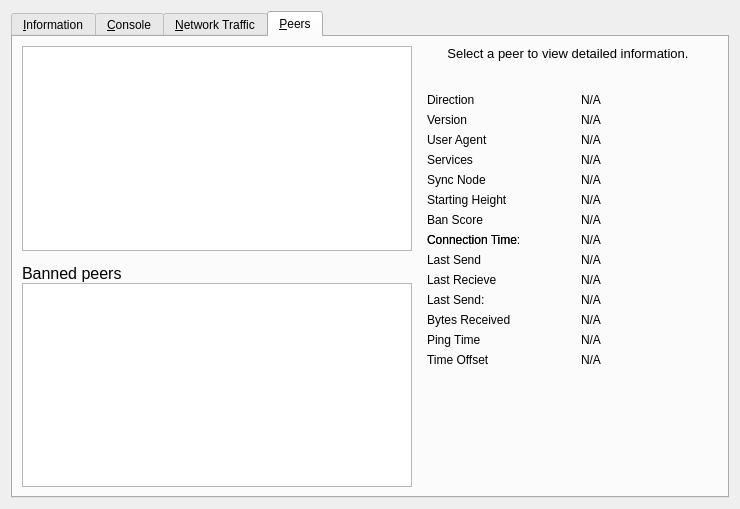
<?xml version="1.0" encoding="UTF-8"?>
<ui version="4.0">
 <class>RPCConsole</class>
 <widget class="QWidget" name="RPCConsole">
  <property name="geometry">
   <rect>
    <x>0</x>
    <y>0</y>
    <width>740</width>
    <height>450</height>
   </rect>
  </property>
  <property name="windowTitle">
   <string>PHC - Debug window</string>
  </property>
  <layout class="QVBoxLayout" name="verticalLayout_2">
   <item>
    <widget class="QTabWidget" name="tabWidget">
     <property name="currentIndex">
      <number>3</number>
     </property>
     <widget class="QWidget" name="tab_info">
      <attribute name="title">
       <string>&amp;Information</string>
      </attribute>
      <layout class="QFormLayout" name="formLayout">

       <item row="0" column="0">
        <widget class="QLabel" name="label_9">
         <property name="font">
          <font>
           <weight>75</weight>
           <bold>true</bold>
          </font>
         </property>
         <property name="text">
          <string>PHC Core</string>
         </property>
        </widget>
       </item>

       <item row="1" column="0">
        <widget class="QLabel" name="label_5">
         <property name="text">
          <string>Client name</string>
         </property>
        </widget>
       </item>
       <item row="1" column="1">
        <widget class="QLabel" name="clientName">
         <property name="cursor">
          <cursorShape>IBeamCursor</cursorShape>
         </property>
         <property name="text">
          <string>N/A</string>
         </property>
         <property name="textFormat">
          <enum>Qt::PlainText</enum>
         </property>
         <property name="textInteractionFlags">
          <set>Qt::LinksAccessibleByMouse|Qt::TextSelectableByKeyboard|Qt::TextSelectableByMouse</set>
         </property>
        </widget>
       </item>

       <item row="2" column="0">
        <widget class="QLabel" name="label_6">
         <property name="text">
          <string>Client version</string>
         </property>
        </widget>
       </item>
       <item row="2" column="1">
        <widget class="QLabel" name="clientVersion">
         <property name="cursor">
          <cursorShape>IBeamCursor</cursorShape>
         </property>
         <property name="text">
          <string>N/A</string>
         </property>
         <property name="textFormat">
          <enum>Qt::PlainText</enum>
         </property>
         <property name="textInteractionFlags">
          <set>Qt::LinksAccessibleByMouse|Qt::TextSelectableByKeyboard|Qt::TextSelectableByMouse</set>
         </property>
        </widget>
       </item>

       <item row="3" column="0">
        <widget class="QLabel" name="label_14">
         <property name="text">
          <string>Using OpenSSL version</string>
         </property>
         <property name="indent">
          <number>10</number>
         </property>
        </widget>
       </item>
       <item row="3" column="1">
        <widget class="QLabel" name="openSSLVersion">
         <property name="cursor">
          <cursorShape>IBeamCursor</cursorShape>
         </property>
         <property name="text">
          <string>N/A</string>
         </property>
         <property name="textFormat">
          <enum>Qt::PlainText</enum>
         </property>
         <property name="textInteractionFlags">
          <set>Qt::LinksAccessibleByMouse|Qt::TextSelectableByKeyboard|Qt::TextSelectableByMouse</set>
         </property>
        </widget>
       </item>

       <item row="4" column="0">
        <widget class="QLabel" name="label_berkeleyDBVersion">
         <property name="text">
          <string>Using BerkeleyDB version</string>
         </property>
         <property name="indent">
          <number>10</number>
         </property>
        </widget>
       </item>
       <item row="4" column="1">
        <widget class="QLabel" name="berkeleyDBVersion">
         <property name="cursor">
          <cursorShape>IBeamCursor</cursorShape>
         </property>
         <property name="text">
          <string>N/A</string>
         </property>
         <property name="textFormat">
          <enum>Qt::PlainText</enum>
         </property>
         <property name="textInteractionFlags">
          <set>Qt::LinksAccessibleByMouse|Qt::TextSelectableByKeyboard|Qt::TextSelectableByMouse</set>
         </property>
        </widget>
       </item>

       <item row="5" column="0">
        <widget class="QLabel" name="label_12">
         <property name="text">
          <string>Build date</string>
         </property>
        </widget>
       </item>
       <item row="5" column="1">
        <widget class="QLabel" name="buildDate">
         <property name="cursor">
          <cursorShape>IBeamCursor</cursorShape>
         </property>
         <property name="text">
          <string>N/A</string>
         </property>
         <property name="textFormat">
          <enum>Qt::PlainText</enum>
         </property>
         <property name="textInteractionFlags">
          <set>Qt::LinksAccessibleByMouse|Qt::TextSelectableByKeyboard|Qt::TextSelectableByMouse</set>
         </property>
        </widget>
       </item>

       <item row="6" column="0">
        <widget class="QLabel" name="label_13">
         <property name="text">
          <string>Startup time</string>
         </property>
        </widget>
       </item>
       <item row="6" column="1">
        <widget class="QLabel" name="startupTime">
         <property name="cursor">
          <cursorShape>IBeamCursor</cursorShape>
         </property>
         <property name="text">
          <string>N/A</string>
         </property>
         <property name="textFormat">
          <enum>Qt::PlainText</enum>
         </property>
         <property name="textInteractionFlags">
          <set>Qt::LinksAccessibleByMouse|Qt::TextSelectableByKeyboard|Qt::TextSelectableByMouse</set>
         </property>
        </widget>
       </item>

       <item row="7" column="0">
        <widget class="QLabel" name="label_11">
         <property name="font">
          <font>
           <weight>75</weight>
           <bold>true</bold>
          </font>
         </property>
         <property name="text">
          <string>Network</string>
         </property>
        </widget>
       </item>

       <item row="8" column="0">
        <widget class="QLabel" name="label_7">
         <property name="text">
          <string>Number of connections</string>
         </property>
        </widget>
       </item>
       <item row="8" column="1">
        <widget class="QLabel" name="numberOfConnections">
         <property name="cursor">
          <cursorShape>IBeamCursor</cursorShape>
         </property>
         <property name="text">
          <string>N/A</string>
         </property>
         <property name="textFormat">
          <enum>Qt::PlainText</enum>
         </property>
         <property name="textInteractionFlags">
          <set>Qt::LinksAccessibleByMouse|Qt::TextSelectableByKeyboard|Qt::TextSelectableByMouse</set>
         </property>
        </widget>
       </item>

       <item row="9" column="0">
        <widget class="QLabel" name="label_15">
         <property name="text">
          <string>Number of masternodes</string>
         </property>
        </widget>
       </item>
       <item row="9" column="1">
        <widget class="QLabel" name="masternodeCount">
         <property name="cursor">
          <cursorShape>IBeamCursor</cursorShape>
         </property>
         <property name="text">
          <string>N/A</string>
         </property>
         <property name="textFormat">
          <enum>Qt::PlainText</enum>
         </property>
         <property name="textInteractionFlags">
          <set>Qt::LinksAccessibleByMouse|Qt::TextSelectableByKeyboard|Qt::TextSelectableByMouse</set>
         </property>
        </widget>
       </item>

       <item row="10" column="0">
        <widget class="QLabel" name="label_8">
         <property name="text">
          <string>On testnet</string>
         </property>
        </widget>
       </item>
       <item row="10" column="1">
        <widget class="QCheckBox" name="isTestNet">
         <property name="enabled">
          <bool>false</bool>
         </property>
         <property name="text">
          <string/>
         </property>
        </widget>
       </item>

       <item row="11" column="0">
        <widget class="QLabel" name="label_10">
         <property name="font">
          <font>
           <weight>75</weight>
           <bold>true</bold>
          </font>
         </property>
         <property name="text">
          <string>Block chain</string>
         </property>
        </widget>
       </item>

       <item row="12" column="0">
        <widget class="QLabel" name="label_3">
         <property name="text">
          <string>Current number of blocks</string>
         </property>
        </widget>
       </item>
       <item row="12" column="1">
        <widget class="QLabel" name="numberOfBlocks">
         <property name="cursor">
          <cursorShape>IBeamCursor</cursorShape>
         </property>
         <property name="text">
          <string>N/A</string>
         </property>
         <property name="textFormat">
          <enum>Qt::PlainText</enum>
         </property>
         <property name="textInteractionFlags">
          <set>Qt::LinksAccessibleByMouse|Qt::TextSelectableByKeyboard|Qt::TextSelectableByMouse</set>
         </property>
        </widget>
       </item>

       <item row="13" column="0">
        <widget class="QLabel" name="label_2">
         <property name="text">
          <string>Last block time</string>
         </property>
        </widget>
       </item>
       <item row="13" column="1">
        <widget class="QLabel" name="lastBlockTime">
         <property name="cursor">
          <cursorShape>IBeamCursor</cursorShape>
         </property>
         <property name="text">
          <string>N/A</string>
         </property>
         <property name="textFormat">
          <enum>Qt::PlainText</enum>
         </property>
         <property name="textInteractionFlags">
          <set>Qt::LinksAccessibleByMouse|Qt::TextSelectableByKeyboard|Qt::TextSelectableByMouse</set>
         </property>
        </widget>
       </item>

       <item row="14" column="0">
        <spacer name="verticalSpacer_2">
         <property name="orientation">
          <enum>Qt::Vertical</enum>
         </property>
         <property name="sizeHint" stdset="0">
          <size>
           <width>20</width>
           <height>10</height>
          </size>
         </property>
        </spacer>
       </item>

       <item row="15" column="0">
        <widget class="QLabel" name="labelDebugLogfile">
         <property name="font">
          <font>
           <weight>75</weight>
           <bold>true</bold>
          </font>
         </property>
         <property name="text">
          <string>Troubleshooting</string>
         </property>
        </widget>
       </item>

       <item row="16" column="0">
        <widget class="QPushButton" name="openDebugLogfileButton">
         <property name="toolTip">
          <string>Open the PHC debug log file from the current data directory. This can take a few seconds for large log files.</string>
         </property>
         <property name="text">
          <string>&amp;Debug.log</string>
         </property>
         <property name="autoDefault">
          <bool>false</bool>
         </property>
        </widget>
       </item>

      <item row="17" column="0">
        <widget class="QPushButton" name="openConfigfileButton">
         <property name="toolTip">
          <string>Open the PHC config file from the current data directory. This can take a few seconds for large log files.</string>
         </property>
         <property name="text">
          <string>&amp;PHC.conf</string>
         </property>
         <property name="autoDefault">
          <bool>false</bool>
         </property>
        </widget>
       </item>

        <item row="18" column="0">
        <widget class="QPushButton" name="openMNConfigfileButton">
         <property name="toolTip">
          <string>Open the Masternode config file from the current data directory. This can take a few seconds for large log files.</string>
         </property>
         <property name="text">
          <string>&amp;Masternode.conf</string>
         </property>
         <property name="autoDefault">
          <bool>false</bool>
         </property>
        </widget>
       </item>

       <item row="19" column="0">
        <widget class="QLabel" name="labelCLOptions">
         <property name="font">
          <font>
           <weight>75</weight>
           <bold>true</bold>
          </font>
         </property>
         <property name="text">
          <string>Command-line options</string>
         </property>
        </widget>
       </item>

       <item row="20" column="0">
        <widget class="QPushButton" name="showCLOptionsButton">
         <property name="toolTip">
          <string>Show the PHC-Qt help message to get a list with possible PHC command-line options.</string>
         </property>
         <property name="text">
          <string>&amp;Show</string>
         </property>
         <property name="autoDefault">
          <bool>false</bool>
         </property>
        </widget>
       </item>

       <item row="21" column="0">
        <spacer name="verticalSpacer">
         <property name="orientation">
          <enum>Qt::Vertical</enum>
         </property>
         <property name="sizeHint" stdset="0">
          <size>
           <width>20</width>
           <height>20</height>
          </size>
         </property>
        </spacer>
       </item>
      </layout>
     </widget>

     <widget class="QWidget" name="tab_console">
      <attribute name="title">
       <string>&amp;Console</string>
      </attribute>
      <layout class="QGridLayout" name="gridLayout">

       <item row="0" column="0">
        <widget class="QTextEdit" name="messagesWidget">
         <property name="minimumSize">
          <size>
           <width>0</width>
           <height>100</height>
          </size>
         </property>
         <property name="readOnly">
          <bool>true</bool>
         </property>
         <property name="tabKeyNavigation" stdset="0">
          <bool>false</bool>
         </property>
         <property name="columnCount" stdset="0">
          <number>2</number>
         </property>
        </widget>
       </item>

       <item row="1" column="0">
        <layout class="QHBoxLayout" name="horizontalLayout">
         <property name="spacing">
          <number>3</number>
         </property>
         <item>
          <widget class="QPushButton" name="copyButton">
           <property name="maximumSize">
            <size>
             <width>24</width>
             <height>24</height>
            </size>
           </property>
           <property name="toolTip">
            <string>Copy to clipboard</string>
           </property>
           <property name="text">
            <string/>
           </property>
           <property name="icon">
            <iconset resource="../bitcoin.qrc">
             <normaloff>:/icons/editcopy</normaloff>:/icons/editcopy</iconset>
           </property>
           <property name="shortcut">
            <string notr="true">Ctrl+L</string>
           </property>
           <property name="autoDefault">
            <bool>false</bool>
           </property>
          </widget>
         </item>

         <item>
          <widget class="QLabel" name="label">
           <property name="text">
            <string notr="true">&gt;</string>
           </property>
          </widget>
         </item>
         <item>
          <widget class="QLineEdit" name="lineEdit"/>
         </item>
         
         <item>
          <widget class="QToolButton" name="pasteButton">
           <property name="sizePolicy">
            <sizepolicy hsizetype="Minimum" vsizetype="Fixed">
             <horstretch>0</horstretch>
             <verstretch>0</verstretch>
            </sizepolicy>
           </property>
           <property name="minimumSize">
            <size>
             <width>24</width>
             <height>24</height>
            </size>
           </property>
           <property name="maximumSize">
            <size>
             <width>24</width>
             <height>24</height>
            </size>
           </property>
           <property name="toolTip">
            <string>Paste from clipboard</string>
           </property>
           <property name="text">
            <string/>
           </property>
           <property name="icon">
            <iconset resource="../bitcoin.qrc">
             <normaloff>:/icons/editpaste</normaloff>:/icons/editpaste</iconset>
           </property>
           <property name="shortcut">
            <string>Alt+P</string>
           </property>
          </widget>
         </item>
        </layout>
       </item>
      </layout>
     </widget>
     <widget class="QWidget" name="tab_nettraffic">
      <attribute name="title">
       <string>&amp;Network Traffic</string>
      </attribute>
      <layout class="QHBoxLayout" name="horizontalLayout_3">
       <item>
        <layout class="QVBoxLayout" name="verticalLayout_4">
         <item>
          <widget class="TrafficGraphWidget" name="trafficGraph" native="true">
           <property name="sizePolicy">
            <sizepolicy hsizetype="Expanding" vsizetype="Expanding">
             <horstretch>0</horstretch>
             <verstretch>0</verstretch>
            </sizepolicy>
           </property>
          </widget>
         </item>
         <item>
          <layout class="QHBoxLayout" name="horizontalLayout_2">
           <item>
            <widget class="QSlider" name="sldGraphRange">
             <property name="minimum">
              <number>1</number>
             </property>
             <property name="maximum">
              <number>288</number>
             </property>
             <property name="pageStep">
              <number>12</number>
             </property>
             <property name="value">
              <number>6</number>
             </property>
             <property name="orientation">
              <enum>Qt::Horizontal</enum>
             </property>
            </widget>
           </item>
           <item>
            <widget class="QLabel" name="lblGraphRange">
             <property name="minimumSize">
              <size>
               <width>100</width>
               <height>0</height>
              </size>
             </property>
             <property name="alignment">
              <set>Qt::AlignCenter</set>
             </property>
            </widget>
           </item>
           <item>
            <widget class="QPushButton" name="btnClearTrafficGraph">
             <property name="text">
              <string>&amp;Clear</string>
             </property>
            </widget>
           </item>
          </layout>
         </item>
        </layout>
       </item>
       <item>
        <layout class="QVBoxLayout" name="verticalLayout">
         <item>
          <widget class="QGroupBox" name="groupBox">
           <property name="title">
            <string>Totals</string>
           </property>
           <layout class="QVBoxLayout" name="verticalLayout_5">
            <item>
             <layout class="QHBoxLayout" name="horizontalLayout_4">
              <item>
               <widget class="Line" name="line">
                <property name="sizePolicy">
                 <sizepolicy hsizetype="Fixed" vsizetype="Fixed">
                  <horstretch>0</horstretch>
                  <verstretch>0</verstretch>
                 </sizepolicy>
                </property>
                <property name="minimumSize">
                 <size>
                  <width>10</width>
                  <height>0</height>
                 </size>
                </property>
                <property name="palette">
                 <palette>
                  <active>
                   <colorrole role="Light">
                    <brush brushstyle="SolidPattern">
                     <color alpha="255">
                      <red>0</red>
                      <green>255</green>
                      <blue>0</blue>
                     </color>
                    </brush>
                   </colorrole>
                  </active>
                  <inactive>
                   <colorrole role="Light">
                    <brush brushstyle="SolidPattern">
                     <color alpha="255">
                      <red>0</red>
                      <green>255</green>
                      <blue>0</blue>
                     </color>
                    </brush>
                   </colorrole>
                  </inactive>
                  <disabled>
                   <colorrole role="Light">
                    <brush brushstyle="SolidPattern">
                     <color alpha="255">
                      <red>0</red>
                      <green>255</green>
                      <blue>0</blue>
                     </color>
                    </brush>
                   </colorrole>
                  </disabled>
                 </palette>
                </property>
                <property name="orientation">
                 <enum>Qt::Horizontal</enum>
                </property>
               </widget>
              </item>
              <item>
               <widget class="QLabel" name="label_16">
                <property name="text">
                 <string>In:</string>
                </property>
               </widget>
              </item>
              <item>
               <widget class="QLabel" name="lblBytesIn">
                <property name="minimumSize">
                 <size>
                  <width>50</width>
                  <height>0</height>
                 </size>
                </property>
                <property name="alignment">
                 <set>Qt::AlignRight|Qt::AlignTrailing|Qt::AlignVCenter</set>
                </property>
               </widget>
              </item>
             </layout>
            </item>
            <item>
             <layout class="QHBoxLayout" name="horizontalLayout_5">
              <item>
               <widget class="Line" name="line_2">
                <property name="sizePolicy">
                 <sizepolicy hsizetype="Fixed" vsizetype="Fixed">
                  <horstretch>0</horstretch>
                  <verstretch>0</verstretch>
                 </sizepolicy>
                </property>
                <property name="minimumSize">
                 <size>
                  <width>10</width>
                  <height>0</height>
                 </size>
                </property>
                <property name="palette">
                 <palette>
                  <active>
                   <colorrole role="Light">
                    <brush brushstyle="SolidPattern">
                     <color alpha="255">
                      <red>255</red>
                      <green>0</green>
                      <blue>0</blue>
                     </color>
                    </brush>
                   </colorrole>
                  </active>
                  <inactive>
                   <colorrole role="Light">
                    <brush brushstyle="SolidPattern">
                     <color alpha="255">
                      <red>255</red>
                      <green>0</green>
                      <blue>0</blue>
                     </color>
                    </brush>
                   </colorrole>
                  </inactive>
                  <disabled>
                   <colorrole role="Light">
                    <brush brushstyle="SolidPattern">
                     <color alpha="255">
                      <red>255</red>
                      <green>0</green>
                      <blue>0</blue>
                     </color>
                    </brush>
                   </colorrole>
                  </disabled>
                 </palette>
                </property>
                <property name="orientation">
                 <enum>Qt::Horizontal</enum>
                </property>
               </widget>
              </item>
              <item>
               <widget class="QLabel" name="label_17">
                <property name="text">
                 <string>Out:</string>
                </property>
               </widget>
              </item>
              <item>
               <widget class="QLabel" name="lblBytesOut">
                <property name="minimumSize">
                 <size>
                  <width>50</width>
                  <height>0</height>
                 </size>
                </property>
                <property name="alignment">
                 <set>Qt::AlignRight|Qt::AlignTrailing|Qt::AlignVCenter</set>
                </property>
               </widget>
              </item>
             </layout>
            </item>
            <item>
             <spacer name="verticalSpacer_4">
              <property name="orientation">
               <enum>Qt::Vertical</enum>
              </property>
              <property name="sizeHint" stdset="0">
               <size>
                <width>20</width>
                <height>407</height>
               </size>
              </property>
             </spacer>
            </item>
           </layout>
          </widget>
         </item>
        </layout>
       </item>
      </layout>
     </widget>
     <widget class="QWidget" name="tab_peers">
      <attribute name="title">
       <string>&amp;Peers</string>
      </attribute>
      <layout class="QGridLayout" name="gridLayout_2">
       <item row="0" column="0" rowspan="2">
        <layout class="QVBoxLayout" name="verticalLayout_101">
         <property name="spacing">
          <number>0</number>
         </property>
         <item>
          <widget class="QTableView" name="peerWidget">
           <property name="horizontalScrollBarPolicy">
            <enum>Qt::ScrollBarAsNeeded</enum>
           </property>
           <property name="sortingEnabled">
            <bool>true</bool>
           </property>
           <attribute name="horizontalHeaderHighlightSections">
            <bool>false</bool>
           </attribute>
          </widget>
         </item>
         <item>
          <widget class="QLabel" name="banHeading">
           <property name="sizePolicy">
            <sizepolicy hsizetype="Preferred" vsizetype="Minimum">
             <horstretch>0</horstretch>
             <verstretch>0</verstretch>
            </sizepolicy>
           </property>
           <property name="minimumSize">
            <size>
             <width>300</width>
             <height>32</height>
            </size>
           </property>
           <property name="maximumSize">
            <size>
             <width>16777215</width>
             <height>32</height>
            </size>
           </property>
           <property name="font">
            <font>
             <pointsize>12</pointsize>
            </font>
           </property>
           <property name="cursor">
            <cursorShape>IBeamCursor</cursorShape>
           </property>
           <property name="text">
            <string>Banned peers</string>
           </property>
           <property name="alignment">
            <set>Qt::AlignBottom|Qt::AlignLeading|Qt::AlignLeft</set>
           </property>
           <property name="wordWrap">
            <bool>true</bool>
           </property>
           <property name="textInteractionFlags">
            <set>Qt::NoTextInteraction</set>
           </property>
          </widget>
         </item>
         <item>
          <widget class="QTableView" name="banlistWidget">
           <property name="sizePolicy">
            <sizepolicy hsizetype="Expanding" vsizetype="Expanding">
             <horstretch>0</horstretch>
             <verstretch>0</verstretch>
            </sizepolicy>
           </property>
           <property name="horizontalScrollBarPolicy">
            <enum>Qt::ScrollBarAsNeeded</enum>
           </property>
           <property name="sortingEnabled">
            <bool>true</bool>
           </property>
           <attribute name="horizontalHeaderHighlightSections">
            <bool>false</bool>
           </attribute>
          </widget>
         </item>
        </layout>
       </item>
       <item row="0" column="1">
        <widget class="QLabel" name="peerHeading">
         <property name="sizePolicy">
          <sizepolicy hsizetype="Preferred" vsizetype="Minimum">
           <horstretch>0</horstretch>
           <verstretch>0</verstretch>
          </sizepolicy>
         </property>
         <property name="minimumSize">
          <size>
           <width>300</width>
           <height>32</height>
          </size>
         </property>
         <property name="font">
          <font>
           <pointsize>10</pointsize>
          </font>
         </property>
         <property name="cursor">
          <cursorShape>IBeamCursor</cursorShape>
         </property>
         <property name="text">
          <string>Select a peer to view detailed information.</string>
         </property>
         <property name="alignment">
          <set>Qt::AlignHCenter|Qt::AlignTop</set>
         </property>
         <property name="wordWrap">
          <bool>true</bool>
         </property>
         <property name="textInteractionFlags">
          <set>Qt::LinksAccessibleByMouse|Qt::TextSelectableByKeyboard|Qt::TextSelectableByMouse</set>
         </property>
        </widget>
       </item>
       <item row="1" column="1">
        <widget class="QWidget" name="detailWidget" native="true">
         <property name="minimumSize">
          <size>
           <width>300</width>
           <height>0</height>
          </size>
         </property>
         <layout class="QGridLayout" name="gridLayout_3">
          <item row="0" column="0">
           <widget class="QLabel" name="label_23">
            <property name="text">
             <string>Direction</string>
            </property>
           </widget>
          </item>
          <item row="0" column="2">
           <widget class="QLabel" name="peerDirection">
            <property name="cursor">
             <cursorShape>IBeamCursor</cursorShape>
            </property>
            <property name="text">
             <string>N/A</string>
            </property>
            <property name="textFormat">
             <enum>Qt::PlainText</enum>
            </property>
            <property name="textInteractionFlags">
             <set>Qt::LinksAccessibleByMouse|Qt::TextSelectableByKeyboard|Qt::TextSelectableByMouse</set>
            </property>
           </widget>
          </item>
          <item row="1" column="0">
           <widget class="QLabel" name="label_21">
            <property name="text">
             <string>Version</string>
            </property>
           </widget>
          </item>
          <item row="2" column="0">
           <widget class="QLabel" name="label_28">
            <property name="cursor">
             <cursorShape>IBeamCursor</cursorShape>
            </property>
            <property name="text">
             <string>User Agent</string>
            </property>
            <property name="textFormat">
             <enum>Qt::PlainText</enum>
            </property>
            <property name="textInteractionFlags">
             <set>Qt::LinksAccessibleByMouse|Qt::TextSelectableByKeyboard|Qt::TextSelectableByMouse</set>
            </property>
           </widget>
          </item>
          <item row="2" column="2">
           <widget class="QLabel" name="peerSubversion">
            <property name="cursor">
             <cursorShape>IBeamCursor</cursorShape>
            </property>
            <property name="text">
             <string>N/A</string>
            </property>
            <property name="textFormat">
             <enum>Qt::PlainText</enum>
            </property>
            <property name="textInteractionFlags">
             <set>Qt::LinksAccessibleByMouse|Qt::TextSelectableByKeyboard|Qt::TextSelectableByMouse</set>
            </property>
           </widget>
          </item>
          <item row="3" column="0">
           <widget class="QLabel" name="label_4">
            <property name="text">
             <string>Services</string>
            </property>
           </widget>
          </item>
          <item row="3" column="2">
           <widget class="QLabel" name="peerServices">
            <property name="cursor">
             <cursorShape>IBeamCursor</cursorShape>
            </property>
            <property name="text">
             <string>N/A</string>
            </property>
            <property name="textFormat">
             <enum>Qt::PlainText</enum>
            </property>
            <property name="textInteractionFlags">
             <set>Qt::LinksAccessibleByMouse|Qt::TextSelectableByKeyboard|Qt::TextSelectableByMouse</set>
            </property>
           </widget>
          </item>
          <item row="8" column="0">
           <widget class="QLabel" name="label_22">
            <property name="text">
             <string>Connection Time:</string>
            </property>
           </widget>
          </item>
          <item row="4" column="0">
           <widget class="QLabel" name="label_25">
            <property name="text">
             <string>Sync Node</string>
            </property>
           </widget>
          </item>
          <item row="4" column="2">
           <widget class="QLabel" name="peerSyncNode">
            <property name="cursor">
             <cursorShape>IBeamCursor</cursorShape>
            </property>
            <property name="text">
             <string>N/A</string>
            </property>
            <property name="textFormat">
             <enum>Qt::PlainText</enum>
            </property>
            <property name="textInteractionFlags">
             <set>Qt::LinksAccessibleByMouse|Qt::TextSelectableByKeyboard|Qt::TextSelectableByMouse</set>
            </property>
           </widget>
          </item>
          <item row="5" column="0">
           <widget class="QLabel" name="label_29">
            <property name="text">
             <string>Starting Height</string>
            </property>
           </widget>
          </item>
          <item row="5" column="2">
           <widget class="QLabel" name="peerHeight">
            <property name="cursor">
             <cursorShape>IBeamCursor</cursorShape>
            </property>
            <property name="text">
             <string>N/A</string>
            </property>
            <property name="textFormat">
             <enum>Qt::PlainText</enum>
            </property>
            <property name="textInteractionFlags">
             <set>Qt::LinksAccessibleByMouse|Qt::TextSelectableByKeyboard|Qt::TextSelectableByMouse</set>
            </property>
           </widget>
          </item>
          <item row="7" column="0">
           <widget class="QLabel" name="label_24">
            <property name="text">
             <string>Ban Score</string>
            </property>
           </widget>
          </item>
          <item row="7" column="2">
           <widget class="QLabel" name="peerBanScore">
            <property name="cursor">
             <cursorShape>IBeamCursor</cursorShape>
            </property>
            <property name="text">
             <string>N/A</string>
            </property>
            <property name="textFormat">
             <enum>Qt::PlainText</enum>
            </property>
            <property name="textInteractionFlags">
             <set>Qt::LinksAccessibleByMouse|Qt::TextSelectableByKeyboard|Qt::TextSelectableByMouse</set>
            </property>
           </widget>
          </item>
          <item row="8" column="0">
           <widget class="QLabel" name="label_22">
            <property name="text">
             <string>Connection Time</string>
            </property>
           </widget>
          </item>
          <item row="8" column="2">
           <widget class="QLabel" name="peerConnTime">
            <property name="cursor">
             <cursorShape>IBeamCursor</cursorShape>
            </property>
            <property name="text">
             <string>N/A</string>
            </property>
            <property name="textFormat">
             <enum>Qt::PlainText</enum>
            </property>
            <property name="textInteractionFlags">
             <set>Qt::LinksAccessibleByMouse|Qt::TextSelectableByKeyboard|Qt::TextSelectableByMouse</set>
            </property>
           </widget>
          </item>
          <item row="9" column="0">
           <widget class="QLabel" name="label_15">
            <property name="text">
             <string>Last Send</string>
            </property>
           </widget>
          </item>
          <item row="9" column="2">
           <widget class="QLabel" name="peerLastSend">
            <property name="cursor">
             <cursorShape>IBeamCursor</cursorShape>
            </property>
            <property name="text">
             <string>N/A</string>
            </property>
            <property name="textFormat">
             <enum>Qt::PlainText</enum>
            </property>
            <property name="textInteractionFlags">
             <set>Qt::LinksAccessibleByMouse|Qt::TextSelectableByKeyboard|Qt::TextSelectableByMouse</set>
            </property>
           </widget>
          </item>
          <item row="10" column="0">
           <widget class="QLabel" name="label_19">
            <property name="text">
             <string>Last Recieve</string>
            </property>
           </widget>
          </item>
          <item row="10" column="2">
           <widget class="QLabel" name="peerLastRecv">
            <property name="cursor">
             <cursorShape>IBeamCursor</cursorShape>
            </property>
            <property name="text">
             <string>N/A</string>
            </property>
            <property name="textFormat">
             <enum>Qt::PlainText</enum>
            </property>
            <property name="textInteractionFlags">
             <set>Qt::LinksAccessibleByMouse|Qt::TextSelectableByKeyboard|Qt::TextSelectableByMouse</set>
            </property>
           </widget>
          </item>
          <item row="11" column="0">
           <widget class="QLabel" name="label_18">
            <property name="text">
             <string>Last Send:</string>
            </property>
           </widget>
          </item>
          <item row="11" column="2">
           <widget class="QLabel" name="peerBytesSent">
            <property name="cursor">
             <cursorShape>IBeamCursor</cursorShape>
            </property>
            <property name="text">
             <string>N/A</string>
            </property>
            <property name="textFormat">
             <enum>Qt::PlainText</enum>
            </property>
            <property name="textInteractionFlags">
             <set>Qt::LinksAccessibleByMouse|Qt::TextSelectableByKeyboard|Qt::TextSelectableByMouse</set>
            </property>
           </widget>
          </item>
          <item row="12" column="0">
           <widget class="QLabel" name="label_20">
            <property name="text">
             <string>Bytes Received</string>
            </property>
           </widget>
          </item>
          <item row="12" column="2">
           <widget class="QLabel" name="peerBytesRecv">
            <property name="cursor">
             <cursorShape>IBeamCursor</cursorShape>
            </property>
            <property name="text">
             <string>N/A</string>
            </property>
            <property name="textFormat">
             <enum>Qt::PlainText</enum>
            </property>
            <property name="textInteractionFlags">
             <set>Qt::LinksAccessibleByMouse|Qt::TextSelectableByKeyboard|Qt::TextSelectableByMouse</set>
            </property>
           </widget>
          </item>
          <item row="13" column="0">
           <widget class="QLabel" name="label_26">
            <property name="text">
             <string>Ping Time</string>
            </property>
           </widget>
          </item>
          <item row="13" column="2">
           <widget class="QLabel" name="peerPingTime">
            <property name="cursor">
             <cursorShape>IBeamCursor</cursorShape>
            </property>
            <property name="text">
             <string>N/A</string>
            </property>
            <property name="textFormat">
             <enum>Qt::PlainText</enum>
            </property>
            <property name="textInteractionFlags">
             <set>Qt::LinksAccessibleByMouse|Qt::TextSelectableByKeyboard|Qt::TextSelectableByMouse</set>
            </property>
           </widget>
          </item>
          <item row="14" column="0">
           <widget class="QLabel" name="label_timeoffset">
            <property name="text">
             <string>Time Offset</string>
            </property>
           </widget>
          </item>
          <item row="14" column="2">
           <widget class="QLabel" name="timeoffset">
            <property name="cursor">
             <cursorShape>IBeamCursor</cursorShape>
            </property>
            <property name="text">
             <string>N/A</string>
            </property>
            <property name="textFormat">
             <enum>Qt::PlainText</enum>
            </property>
            <property name="textInteractionFlags">
             <set>Qt::LinksAccessibleByMouse|Qt::TextSelectableByKeyboard|Qt::TextSelectableByMouse</set>
            </property>
           </widget>
          </item>
          <item row="15" column="1">
           <spacer name="verticalSpacer_3">
            <property name="orientation">
             <enum>Qt::Vertical</enum>
            </property>
            <property name="sizeHint" stdset="0">
             <size>
              <width>20</width>
              <height>40</height>
             </size>
            </property>
           </spacer>
          </item>
          <item row="1" column="2">
           <widget class="QLabel" name="peerVersion">
            <property name="text">
             <string>N/A</string>
            </property>
           </widget>
          </item>
         </layout>
        </widget>
       </item>
      </layout>
     </widget>
    </widget>
   </item>
  </layout>
 </widget>
 <customwidgets>
  <customwidget>
   <class>TrafficGraphWidget</class>
   <extends>QWidget</extends>
   <header>trafficgraphwidget.h</header>
   <container>1</container>
   <slots>
    <slot>clear()</slot>
   </slots>
  </customwidget>
 </customwidgets>
 <resources>
  <include location="../bitcoin.qrc"/>
 </resources>
 <connections/>
</ui>
